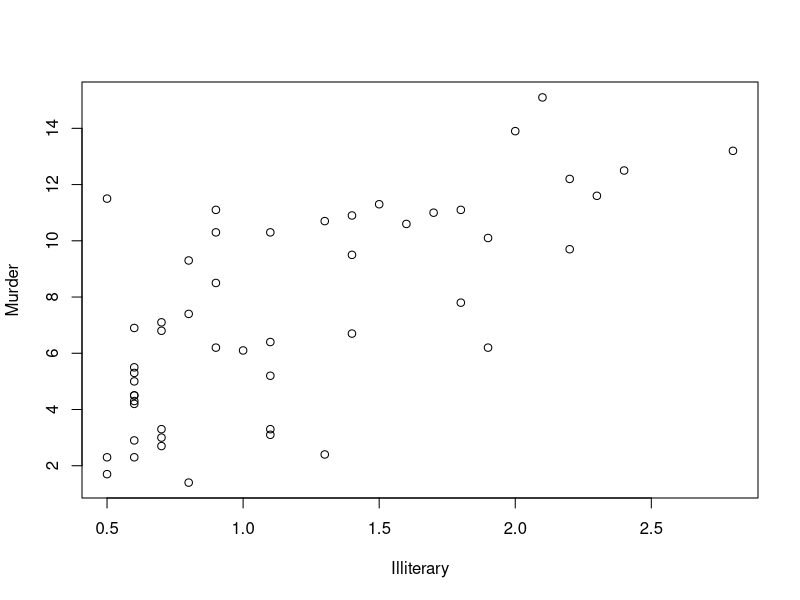
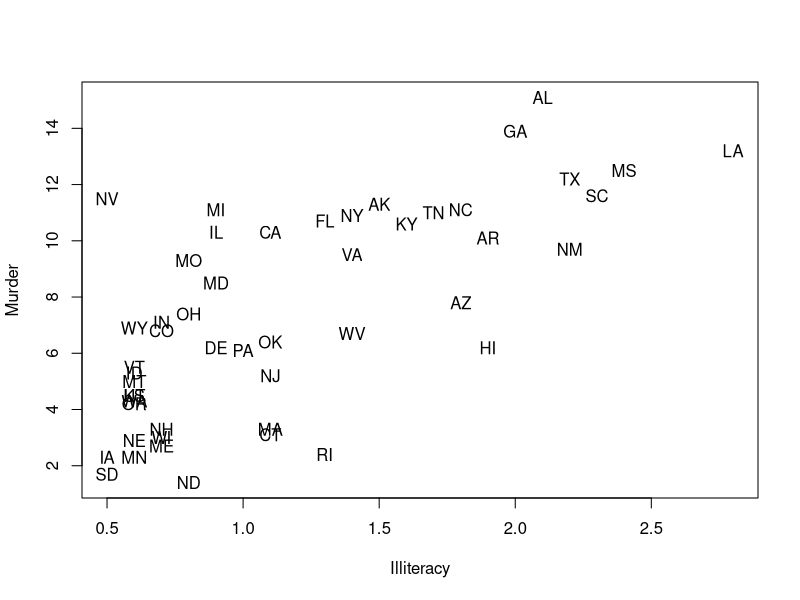

Reproduce these figures in R, in order.
## ---- chunk 1
library(datasets)
data(state)
## ---- chunk 2
ls()
## ---- chunk 3
class(state.x77)
## ---- chunk 4
new.state<-as.data.frame(state.x77)
class(new.state)
## ---- chunk 5
head(new.state)
## ---- chunk 6
attach(new.state)
## ---- chunk 7
mn<-mean(new.state[,"Illiteracy"])
new.state$residual<-(Illiteracy-mn)
mn
## ---- chunk 8
head(new.state)
## ---- chunk 9
md<-median(new.state[,"Illiteracy"])
up.md<-subset(new.state, Illiteracy>md)
up.md$Illiteracy

mdr.md<-median(new.state[,"Murder"])
up.mdr<-subset(new.state, Murder>mdr.md)
up.mdr$Murder

## ---- chunk 10

plot(Illiteracy,Murder,
     xlab="Illiterary", ylab="Murder")

highest<-identify(Illiteracy, Murder, 
                  labels=row.names(new.state))
## ---- chunk 11
plot(Illiteracy, Murder, type='n')
text(Illiteracy, Murder, labels=state.abb)
## ---- chunk 12
is.min<- function(x){
  z<-character(length(x))
  z<-Illiteracy %in% min(Illiteracy)
  print(z)
}
## ---- chunk 13
is.min(Illiteracy)
## ---- chunk 14
mins<- function(x){
   z<-which(is.min(x)==TRUE)
  return(z)
}
## ---- chunk 15
mins(Illiteracy)
## ---- chunk 16
Illiteracy[mins(Illiteracy)]
